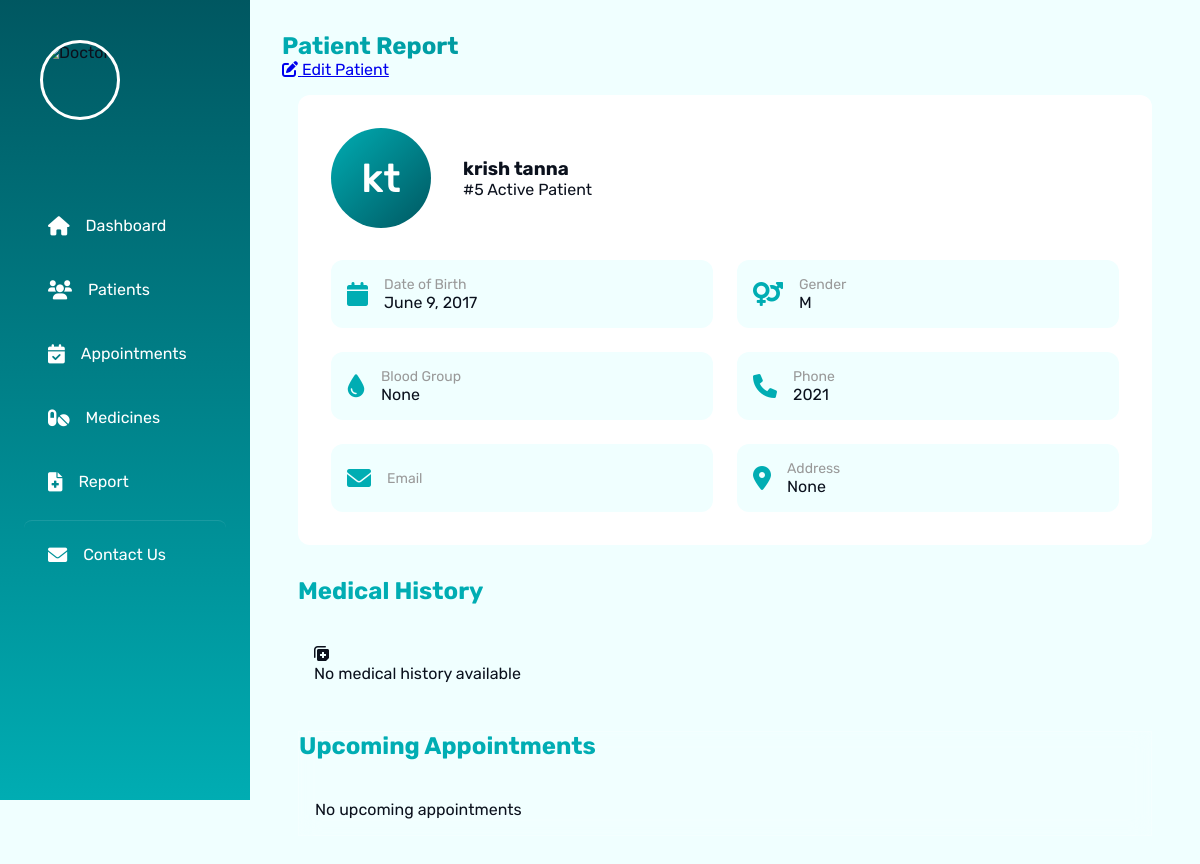
Screenshot of /patient/5/ (signed in) with the database file from the repository.
### patients/models.py (models this page shows, shortened)
class Patient(models.Model):
    GENDER_CHOICES = [
        ('M', 'Male'),
        ('F', 'Female'),
        ('O', 'Other'),
    ]
    BLOOD_GROUP_CHOICES = [
        ('A+', 'A+'),
        ('A-', 'A-'),
        ('B+', 'B+'),
        ('B-', 'B-'),
        ('AB+', 'AB+'),
        ('AB-', 'AB-'),
        ('O+', 'O+'),
        ('O-', 'O-'),
    ]
    STATUS_CHOICES = [
        ('active', 'Active'),
        ('inactive', 'Inactive'),
        ('pending', 'Pending'),
    ]
    first_name = models.CharField(max_length=100)
    last_name = models.CharField(max_length=100)
    date_of_birth = models.DateField()
    gender = models.CharField(max_length=1, choices=GENDER_CHOICES)
    phone_number = models.CharField(max_length=15)
    email = models.EmailField(blank=True, null=True)
    address = models.TextField(blank=True, null=True)
    blood_group = models.CharField(max_length=3, choices=BLOOD_GROUP_CHOICES, blank=True, null=True)
    status = models.CharField(max_length=10, choices=STATUS_CHOICES, default='active')
    created_at = models.DateTimeField(auto_now_add=True)
    updated_at = models.DateTimeField(auto_now=True)
    class Meta:
        ordering = ['-created_at']

### patients/views.py (the view)
# urls.py: path('patient/<int:patient_id>/', views.patient_detail, name='patient_detail'),
@login_required
def patient_detail(request, patient_id):
    patient = get_object_or_404(Patient, id=patient_id)
    return render(request, 'patients/patient_detail.html', {
        'patient': patient
    })

### patients/templates/patients/patient_detail.html (shortened to what this page needs)
{% extends 'patients/base.html' %}
{% block content %}
<div class="page-header" data-reveal="top">
    <div class="header-content">
        <h2 class="gradient-text">Patient Report</h2>
        <div class="header-actions">
            <a href="{% url 'patients:patient_edit' patient.id %}" class="edit-btn hover-float">
                <i class="fas fa-edit"></i>
                Edit Patient
            </a>
        </div>
    </div>
</div>
<div class="patient-profile-container">
    <div class="profile-card glass-effect" data-reveal="left">
        <div class="profile-header">
            <div class="patient-avatar">
                {{ patient.first_name|first }}{{ patient.last_name|first }}
            </div>
            <div class="patient-basic-info">
                <h3>{{ patient.first_name }} {{ patient.last_name }}</h3>
                <span class="patient-id">#{{ patient.id }}</span>
                <span class="status-badge active">Active Patient</span>
            </div>
        </div>
        <div class="info-grid">
            <div class="info-item">
                <i class="fas fa-calendar"></i>
                <div class="info-content">
                    <label>Date of Birth</label>
                    <span>{{ patient.date_of_birth }}</span>
                </div>
            </div>
            <div class="info-item">
                <i class="fas fa-venus-mars"></i>
                <div class="info-content">
                    <label>Gender</label>
                    <span>{{ patient.gender }}</span>
                </div>
            </div>
            <div class="info-item">
                <i class="fas fa-tint"></i>
                <div class="info-content">
                    <label>Blood Group</label>
                    <span>{{ patient.blood_group }}</span>
                </div>
            </div>
            <div class="info-item">
                <i class="fas fa-phone"></i>
                <div class="info-content">
                    <label>Phone</label>
                    <span>{{ patient.phone_number }}</span>
                </div>
            </div>
            <div class="info-item">
                <i class="fas fa-envelope"></i>
                <div class="info-content">
                    <label>Email</label>
                </div>
            </div>
            <div class="info-item">
                <i class="fas fa-map-marker-alt"></i>
                <div class="info-content">
                    <label>Address</label>
                    <span>{{ patient.address }}</span>
                </div>
            </div>
        </div>
    </div>
    <div class="medical-history-section" data-reveal="right">
        <h3 class="section-title">Medical History</h3>
        <div class="timeline-container">
            {% for visit in medical_history %}
            <div class="timeline-item">
                <div class="timeline-date">
                    <span class="date">{{ visit.date }}</span>
                </div>
                <div class="timeline-content glass-effect">
                    <h4>{{ visit.reason }}</h4>
                    <p>{{ visit.diagnosis }}</p>
                    <div class="prescription-details">
                        <i class="fas fa-prescription-bottle-alt"></i>
                        <span>{{ visit.prescription }}</span>
                    </div>
                    <div class="doctor-info">
                        <i class="fas fa-user-md"></i>
                        <span>Dr. {{ visit.doctor }}</span>
                    </div>
                </div>
            </div>
            {% empty %}
            <div class="no-data">
                <i class="fas fa-notes-medical"></i>
                <p>No medical history available</p>
            </div>
            {% endfor %}
        </div>
    </div>
    <div class="appointments-section glass-effect" data-reveal="bottom">
        <h3 class="section-title">Upcoming Appointments</h3>
        <div class="appointments-grid">
            {% for appointment in upcoming_appointments %}
            <div class="appointment-card hover-float">
                <div class="appointment-date">
                    <span class="day">{{ appointment.date|date:"d" }}</span>
                    <span class="month">{{ appointment.date|date:"M" }}</span>
                </div>
                <div class="appointment-details">
                    <h4>{{ appointment.type }}</h4>
                    <p>{{ appointment.time }}</p>
                    <span class="doctor">Dr. {{ appointment.doctor }}</span>
                </div>
                <span class="status-badge scheduled">Scheduled</span>
            </div>
            {% empty %}
            <p class="no-data">No upcoming appointments</p>
            {% endfor %}
        </div>
    </div>
</div>
{% endblock %}

### patients/templates/patients/base.html (style rules this page uses)
:root { --primary-color: hsl(182, 100%, 35%); --primary-light: hsl(182, 100%, 45%); --secondary-color: hsl(186, 100%, 19%); --white: hsl(0, 0%, 100%); --light-bg: hsl(180, 100%, 97%); --text-dark: hsl(222, 44%, 8%); --text-light: hsl(0, 0%, 60%); --shadow-1: 0px 2px 20px hsla(209, 36%, 72%, 0.2); --shadow-2: 0 0 20px hsla(182, 100%, 35%, 0.1); --radius-12: 12px; --radius-4: 4px; --transition: all 0.3s ease; }
* { margin: 0; padding: 0; box-sizing: border-box; font-family: 'Rubik', sans-serif; }
body { background-color: var(--light-bg); color: var(--text-dark); }
.section-title { color: var(--primary-color); margin-bottom: 1.5rem; font-size: 1.5rem; }
[data-reveal] { opacity: 0; transform: translateY(30px); transition: var(--transition); }
[data-reveal].revealed { opacity: 1; transform: translateY(0); }
.glass-effect { background: rgba(255, 255, 255, 0.1); backdrop-filter: blur(10px); border: 1px solid rgba(255, 255, 255, 0.2); }
.gradient-text { background: linear-gradient(45deg, var(--primary-color), var(--secondary-color)); -webkit-background-clip: text; background-clip: text; color: transparent; }

### patients/templates/patients/patient_detail.html (style rules this page uses)
.patient-profile-container { display: grid; gap: 2rem; padding: 1rem; }
.profile-card { padding: 2rem; border-radius: var(--radius-12); background: var(--white); }
.profile-header { display: flex; align-items: center; gap: 2rem; margin-bottom: 2rem; }
.patient-avatar { width: 100px; height: 100px; background: linear-gradient(135deg, var(--primary-color), var(--secondary-color)); color: var(--white); border-radius: 50%; display: flex; align-items: center; justify-content: center; font-size: 2.5rem; font-weight: 500; }
.info-grid { display: grid; grid-template-columns: repeat(auto-fit, minmax(250px, 1fr)); gap: 1.5rem; }
.info-item { display: flex; align-items: center; gap: 1rem; padding: 1rem; background: var(--light-bg); border-radius: var(--radius-12); transition: transform 0.3s ease; }
.info-item i { font-size: 1.5rem; color: var(--primary-color); }
.info-content { display: flex; flex-direction: column; }
.info-content label { font-size: 0.875rem; color: var(--text-light); }
.timeline-container { position: relative; padding: 1rem; }
.appointments-grid { display: grid; grid-template-columns: repeat(auto-fit, minmax(250px, 1fr)); gap: 1rem; padding: 1rem; }

### rows the page displays
Patient: first_name|first "k", last_name|first "t", first_name "krish", last_name "tanna", id "5", date_of_birth "June 9, 2017", gender "M", blood_group "None", phone_number "2021", address "None"
